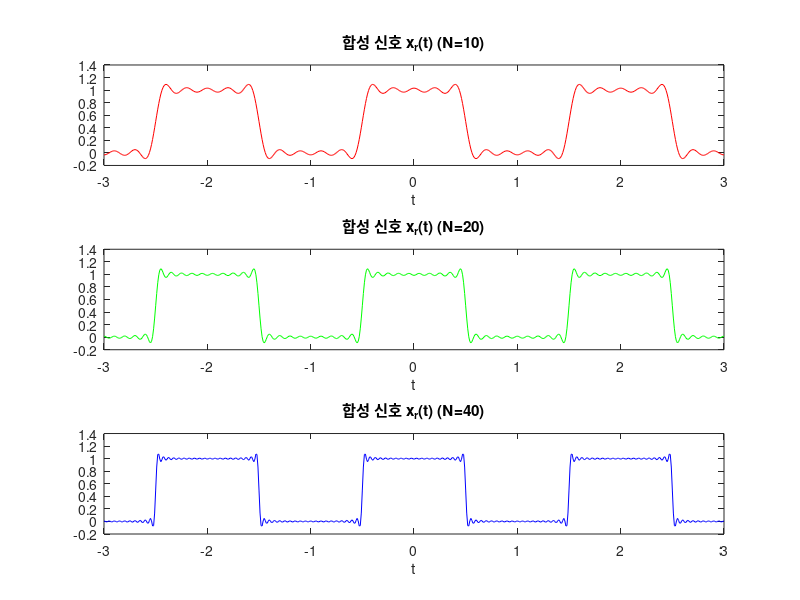

Write the MATLAB code that produced this figure.

subplot(3,1,1);
N=10; % 고조파의 차수를 선택함
t=-3:0.01:3; % 파형 그림 시간축 설정
c0=0.5; % 직류 성분의 푸리에 계수
w0=pi; % 기본 주파수 설정
xr=c0*ones(1,length(t)); % 합성 신호 x_r(t)의 직류 성분
for k=1:N
    xr=xr+sinc(k/2)*cos(k*w0*t); % N차까지 고조파들을 더해 합성 신호 x_r(t) 생성
end
plot(t,xr,'r'); % 합성 신호 x_r(t)의 파형을 그림
title('합성 신호 x_r(t) (N=10)'); % 그림 제목
xlabel('t'); % x축 라벨 표시

subplot(3,1,2);
N=20; % 고조파의 차수를 선택함
t=-3:0.01:3; % 파형 그림 시간축 설정
c0=0.5; % 직류 성분의 푸리에 계수
w0=pi; % 기본 주파수 설정
xr=c0*ones(1,length(t)); % 합성 신호 x_r(t)의 직류 성분
for k=1:N
    xr=xr+sinc(k/2)*cos(k*w0*t); % N차까지 고조파들을 더해 합성 신호 x_r(t) 생성
end
plot(t,xr,'g'); % 합성 신호 x_r(t)의 파형을 그림
title('합성 신호 x_r(t) (N=20)'); % 그림 제목
xlabel('t'); % x축 라벨 표시

subplot(3,1,3);
N=40; % 고조파의 차수를 선택함
t=-3:0.01:3; % 파형 그림 시간축 설정
c0=0.5; % 직류 성분의 푸리에 계수
w0=pi; % 기본 주파수 설정
xr=c0*ones(1,length(t)); % 합성 신호 x_r(t)의 직류 성분
for k=1:N
    xr=xr+sinc(k/2)*cos(k*w0*t); % N차까지 고조파들을 더해 합성 신호 x_r(t) 생성
end
plot(t,xr,'b'); % 합성 신호 x_r(t)의 파형을 그림
title('합성 신호 x_r(t) (N=40)'); % 그림 제목
xlabel('t'); % x축 라벨 표시